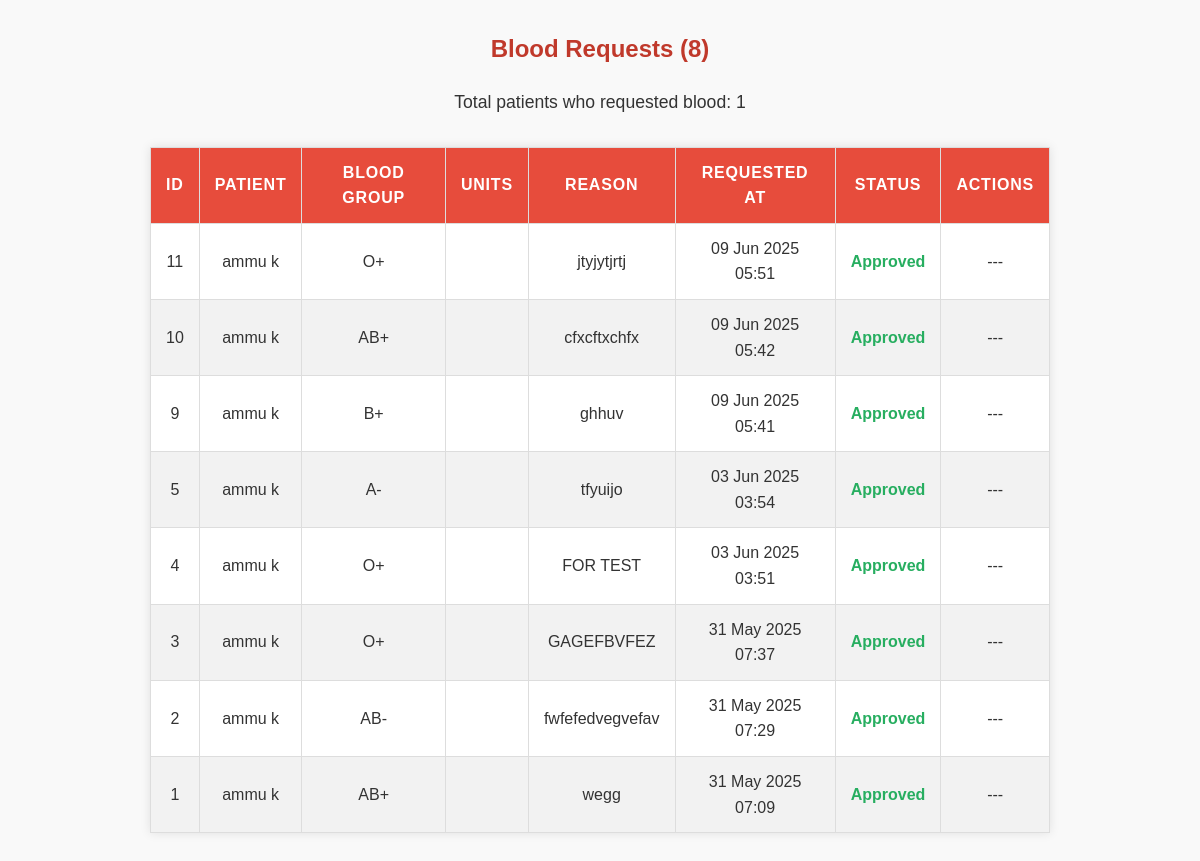
The app's page /patient/blood-request/list/ (signed in), older data.
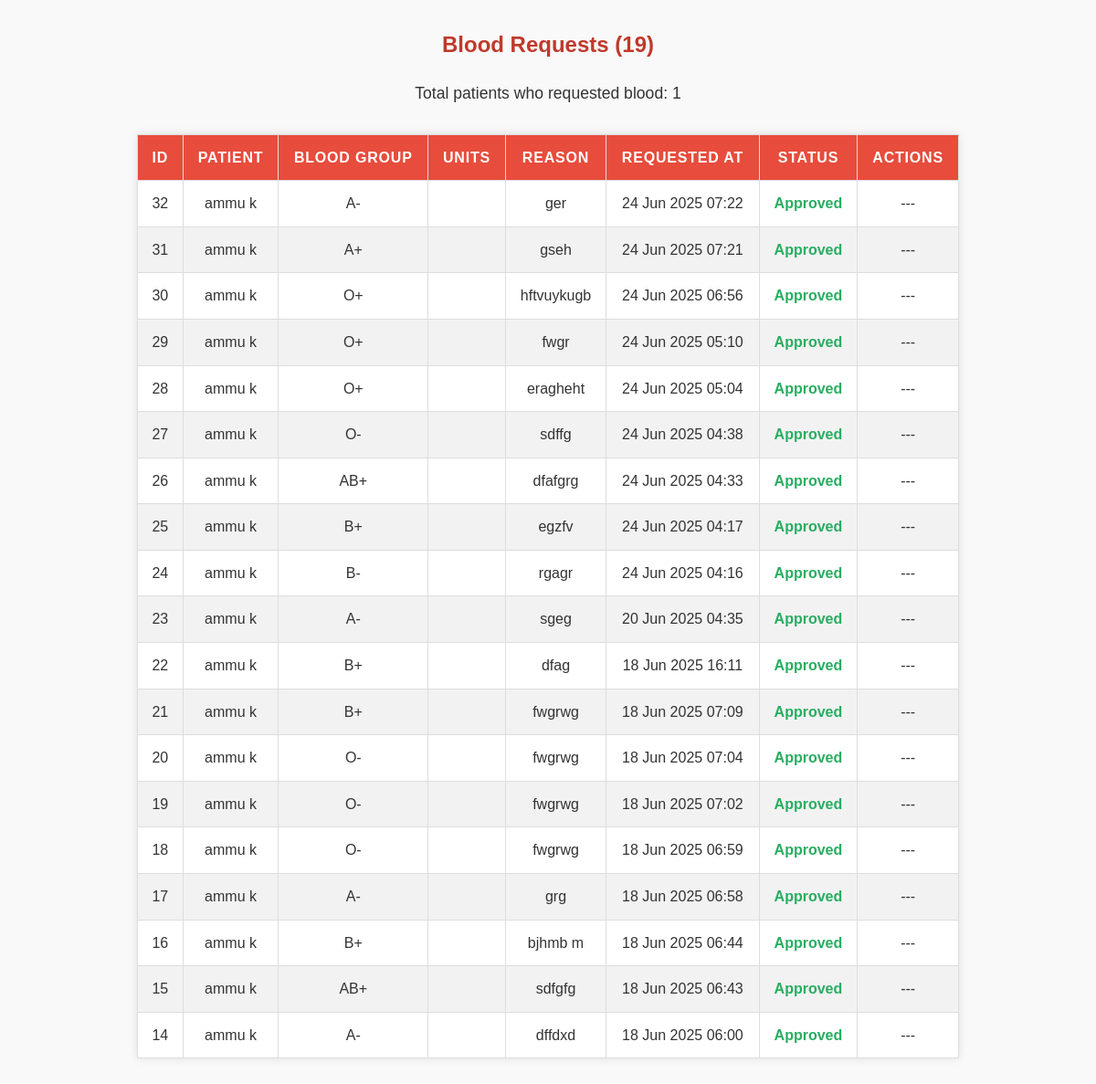
The same page, newer data.
### patient/models.py (models this page shows, shortened)
class BloodRequest(models.Model):
    patient = models.ForeignKey(Patient, on_delete=models.CASCADE)
    blood_group = models.CharField(max_length=5, choices=BLOOD_GROUP_CHOICES)
    units = models.PositiveIntegerField()
    reason = models.TextField()
    requested_at = models.DateTimeField(auto_now_add=True)
    status = models.CharField(max_length=10, choices=STATUS_CHOICES, default='Pending')

class Patient(models.Model):
    BLOOD_GROUP_CHOICES = [
        ('A+', 'A+'),
        ('A-', 'A-'),
        ('B+', 'B+'),
        ('B-', 'B-'),
        ('AB+', 'AB+'),
        ('AB-', 'AB-'),
        ('O+', 'O+'),
        ('O-', 'O-'),
    ]
    user = models.OneToOneField(User, on_delete=models.CASCADE)
    profile_pic = models.ImageField(upload_to='patient_profiles/', null=True, blank=True)
    age = models.PositiveIntegerField()
    blood_group = models.CharField(max_length=10, choices=BLOOD_GROUP_CHOICES)
    disease = models.CharField(max_length=100, blank=True)
    doctorname = models.CharField(max_length=100)
    address = models.TextField()
    mobile = models.CharField(max_length=15)
    email = models.EmailField(blank=True, null=True)

### patient/views.py (the view)
# urls.py: path('blood-request/list/', views.blood_request_list, name='blood_request_list'),
@never_cache
@login_required(login_url='patient_login')
def blood_request_list(request):
    patient = get_object_or_404(Patient, user=request.user)
    blood_requests = BloodRequest.objects.filter(patient=patient).order_by('-requested_at')
    total_requests = blood_requests.count()
    total_patients = 1
    context = {
        'blood_requests': blood_requests,
        'total_requests': total_requests,
        'total_patients': total_patients,
    }
    return render(request, 'patient/blood_request_list.html', context)

### templates/patient/blood_request_list.html (shortened to what this page needs)
<!DOCTYPE html>
<html lang="en">
<head>
</head>
<body>
    <h2>Blood Requests ({{ total_requests }})</h2>
    <p>Total patients who requested blood: {{ total_patients }}</p>
    {% if blood_requests %}
    <table>
        <thead>
            <tr>
                <th>ID</th>
                <th>Patient</th>
                <th>Blood Group</th>
                <th>Units</th>
                <th>Reason</th>
                <th>Requested At</th>
                <th>Status</th>
                <th>Actions</th>
            </tr>
        </thead>
        <tbody>
            {% for request in blood_requests %}
            <tr>
                <td>{{ request.id }}</td>
                <td>{{ request.patient.user.get_full_name }}</td>
                <td>{{ request.blood_group }}</td>
                <td>{{ request.units_required }}</td>
                <td>{{ request.reason }}</td>
                <td>{{ request.requested_at|date:"d M Y H:i" }}</td>
                <td>
                    {% if request.status %}
                        <span class="status-approved">Approved</span>
                    {% else %}
                        <span class="status-pending">Pending</span>
                    {% endif %}
                </td>
                <td>
                    {% if not request.status %}
                    <form action="{% url 'approve_request' request.id %}" method="post" style="display:inline;">
                        {% csrf_token %}
                        <button type="submit">Approve</button>
                    </form>
                    {% else %}
                        ---
                    {% endif %}
                </td>
            </tr>
            {% endfor %}
        </tbody>
    </table>
    {% else %}
    <p style="text-align:center; font-style: italic;">No blood requests found.</p>
    {% endif %}
</body>
</html>

Row changes from the older to the newer data that the page shows:
removed BloodRequest: id "11", patient.user.get_full_name "ammu k", blood_group "O+", reason "jtyjytjrtj", requested_at "09 Jun 2025 05:51", status "Approved"
removed BloodRequest: id "10", patient.user.get_full_name "ammu k", blood_group "AB+", reason "cfxcftxchfx", requested_at "09 Jun 2025 05:42", status "Approved"
removed BloodRequest: id "9", patient.user.get_full_name "ammu k", blood_group "B+", reason "ghhuv", requested_at "09 Jun 2025 05:41", status "Approved"
removed BloodRequest: id "5", patient.user.get_full_name "ammu k", blood_group "A-", reason "tfyuijo", requested_at "03 Jun 2025 03:54", status "Approved"
removed BloodRequest: id "4", patient.user.get_full_name "ammu k", blood_group "O+", reason "FOR TEST", requested_at "03 Jun 2025 03:51", status "Approved"
removed BloodRequest: id "3", patient.user.get_full_name "ammu k", blood_group "O+", reason "GAGEFBVFEZ", requested_at "31 May 2025 07:37", status "Approved"
removed BloodRequest: id "2", patient.user.get_full_name "ammu k", blood_group "AB-", reason "fwfefedvegvefav", requested_at "31 May 2025 07:29", status "Approved"
removed BloodRequest: id "1", patient.user.get_full_name "ammu k", blood_group "AB+", reason "wegg", requested_at "31 May 2025 07:09", status "Approved"
added BloodRequest: id "32", patient.user.get_full_name "ammu k", blood_group "A-", reason "ger", requested_at "24 Jun 2025 07:22", status "Approved"
added BloodRequest: id "31", patient.user.get_full_name "ammu k", blood_group "A+", reason "gseh", requested_at "24 Jun 2025 07:21", status "Approved"
added BloodRequest: id "30", patient.user.get_full_name "ammu k", blood_group "O+", reason "hftvuykugb", requested_at "24 Jun 2025 06:56", status "Approved"
added BloodRequest: id "29", patient.user.get_full_name "ammu k", blood_group "O+", reason "fwgr", requested_at "24 Jun 2025 05:10", status "Approved"
added BloodRequest: id "28", patient.user.get_full_name "ammu k", blood_group "O+", reason "eragheht", requested_at "24 Jun 2025 05:04", status "Approved"
added BloodRequest: id "27", patient.user.get_full_name "ammu k", blood_group "O-", reason "sdffg", requested_at "24 Jun 2025 04:38", status "Approved"
added BloodRequest: id "26", patient.user.get_full_name "ammu k", blood_group "AB+", reason "dfafgrg", requested_at "24 Jun 2025 04:33", status "Approved"
added BloodRequest: id "25", patient.user.get_full_name "ammu k", blood_group "B+", reason "egzfv", requested_at "24 Jun 2025 04:17", status "Approved"
added BloodRequest: id "24", patient.user.get_full_name "ammu k", blood_group "B-", reason "rgagr", requested_at "24 Jun 2025 04:16", status "Approved"
added BloodRequest: id "23", patient.user.get_full_name "ammu k", blood_group "A-", reason "sgeg", requested_at "20 Jun 2025 04:35", status "Approved"
added BloodRequest: id "22", patient.user.get_full_name "ammu k", blood_group "B+", reason "dfag", requested_at "18 Jun 2025 16:11", status "Approved"
added BloodRequest: id "21", patient.user.get_full_name "ammu k", blood_group "B+", reason "fwgrwg", requested_at "18 Jun 2025 07:09", status "Approved"
added BloodRequest: id "20", patient.user.get_full_name "ammu k", blood_group "O-", reason "fwgrwg", requested_at "18 Jun 2025 07:04", status "Approved"
added BloodRequest: id "19", patient.user.get_full_name "ammu k", blood_group "O-", reason "fwgrwg", requested_at "18 Jun 2025 07:02", status "Approved"
added BloodRequest: id "18", patient.user.get_full_name "ammu k", blood_group "O-", reason "fwgrwg", requested_at "18 Jun 2025 06:59", status "Approved"
added BloodRequest: id "17", patient.user.get_full_name "ammu k", blood_group "A-", reason "grg", requested_at "18 Jun 2025 06:58", status "Approved"
added BloodRequest: id "16", patient.user.get_full_name "ammu k", blood_group "B+", reason "bjhmb m", requested_at "18 Jun 2025 06:44", status "Approved"
added BloodRequest: id "15", patient.user.get_full_name "ammu k", blood_group "AB+", reason "sdfgfg", requested_at "18 Jun 2025 06:43", status "Approved"
added BloodRequest: id "14", patient.user.get_full_name "ammu k", blood_group "A-", reason "dffdxd", requested_at "18 Jun 2025 06:00", status "Approved"
Text that changed along with them:
{{ total_requests }}: "8" → "19"
